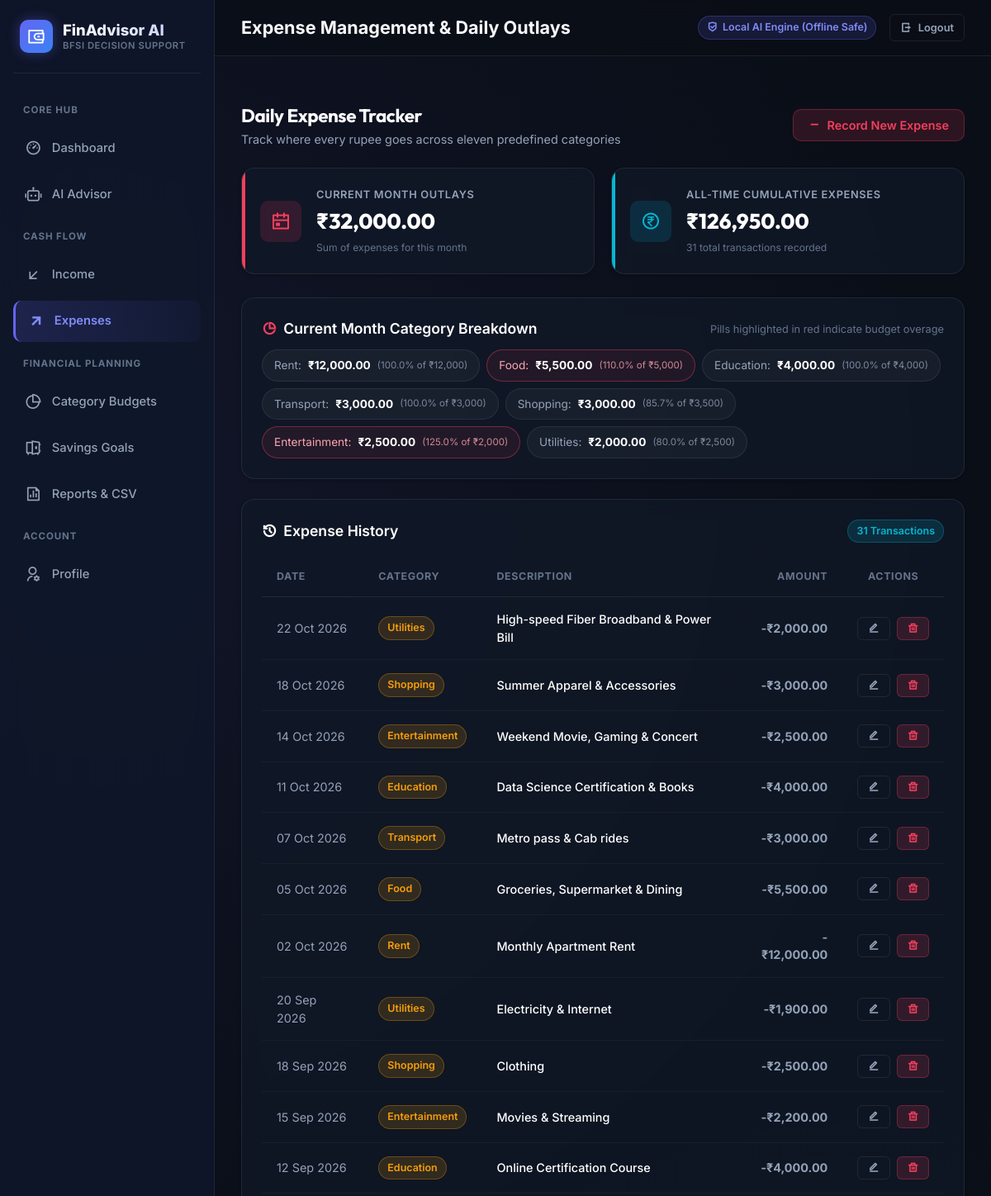
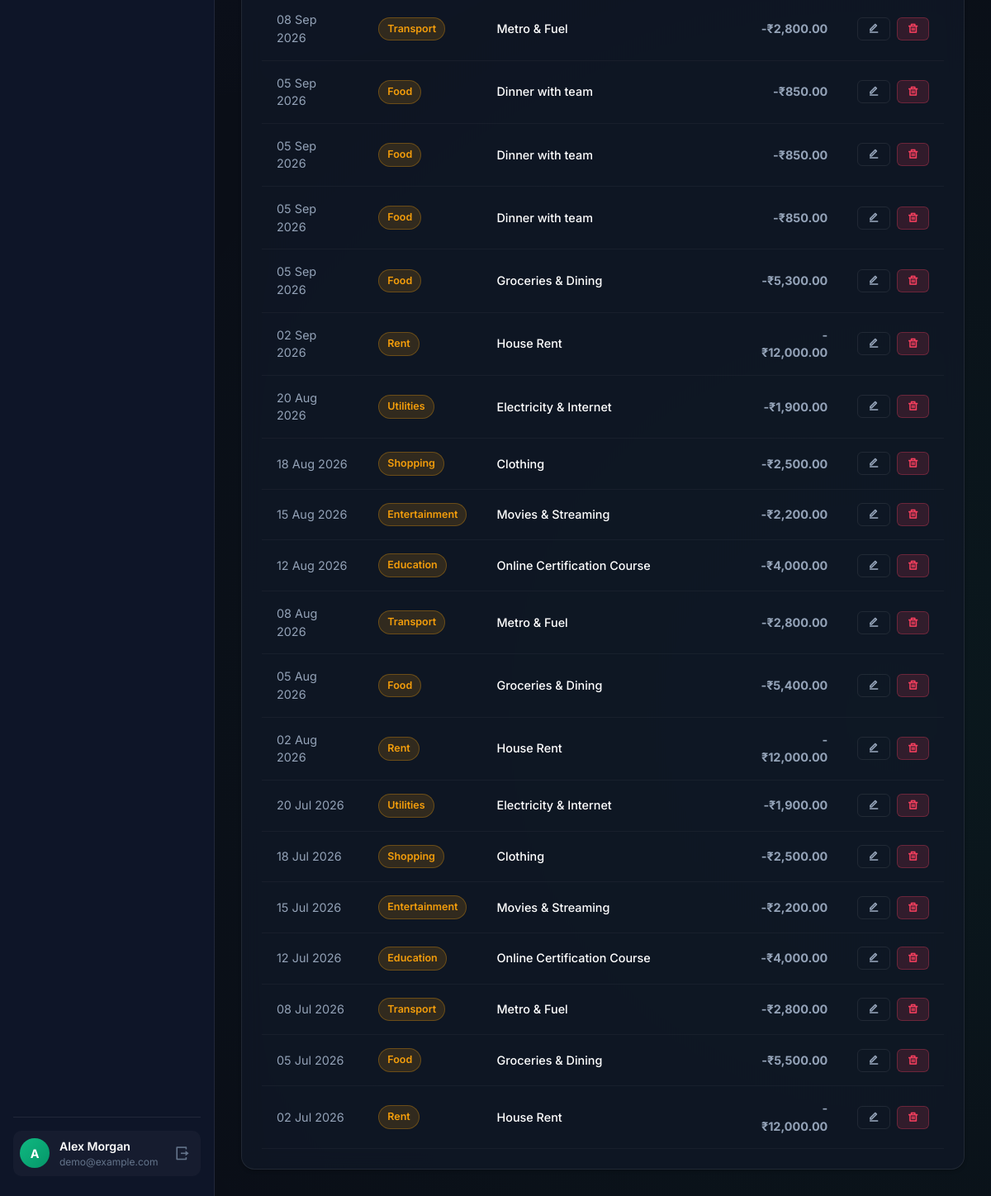
The page /expenses/ (signed in) on the database its author committed (2 pictures, top to bottom).
### models.py (models this page shows, shortened)
class User(UserMixin, db.Model):
    __tablename__ = 'users'
    id = db.Column(db.Integer, primary_key=True)
    name = db.Column(db.String(100), nullable=False)
    email = db.Column(db.String(120), unique=True, nullable=False, index=True)
    password_hash = db.Column(db.String(255), nullable=False)
    created_at = db.Column(db.DateTime, default=utc_now)
    incomes = db.relationship('Income', backref='user', lazy=True, cascade='all, delete-orphan')
    expenses = db.relationship('Expense', backref='user', lazy=True, cascade='all, delete-orphan')
    budgets = db.relationship('Budget', backref='user', lazy=True, cascade='all, delete-orphan')
    savings_goals = db.relationship('SavingsGoal', backref='user', lazy=True, cascade='all, delete-orphan')

class Budget(db.Model):
    __tablename__ = 'budgets'
    id = db.Column(db.Integer, primary_key=True)
    user_id = db.Column(db.Integer, db.ForeignKey('users.id'), nullable=False, index=True)
    category = db.Column(db.String(50), nullable=False)
    amount = db.Column(db.Float, nullable=False)
    created_at = db.Column(db.DateTime, default=utc_now)
    __table_args__ = (
        db.UniqueConstraint('user_id', 'category', name='unique_user_category_budget'),
    )

class Expense(db.Model):
    __tablename__ = 'expenses'
    CATEGORIES = [
        'Food', 'Rent', 'Transport', 'Education', 'Healthcare',
        'Shopping', 'Entertainment', 'Utilities', 'Bills', 'Travel', 'Other'
    ]
    id = db.Column(db.Integer, primary_key=True)
    user_id = db.Column(db.Integer, db.ForeignKey('users.id'), nullable=False, index=True)
    amount = db.Column(db.Float, nullable=False)
    category = db.Column(db.String(50), nullable=False, default='Food')
    date = db.Column(db.Date, nullable=False, default=date.today)
    description = db.Column(db.String(255), nullable=True)
    created_at = db.Column(db.DateTime, default=utc_now)

### routes/expenses.py (the view)
@expenses_bp.route('/')
@login_required
def index():
    today = date.today()
    expenses = Expense.query.filter_by(user_id=current_user.id).order_by(Expense.date.desc(), Expense.id.desc()).all()
    cur_month_expenses = [e for e in expenses if e.date.year == today.year and e.date.month == today.month]
    cur_month_total = sum(e.amount for e in cur_month_expenses)
    all_time_total = sum(e.amount for e in expenses)
    category_totals = {}
    for e in cur_month_expenses:
        category_totals[e.category] = category_totals.get(e.category, 0.0) + e.amount
    budgets = {b.category: b.amount for b in Budget.query.filter_by(user_id=current_user.id).all()}
    category_breakdown = []
    for cat in Expense.CATEGORIES:
        spent = category_totals.get(cat, 0.0)
        limit = budgets.get(cat, 0.0)
        if spent > 0 or limit > 0:
            category_breakdown.append({
                'category': cat,
                'spent': spent,
                'limit': limit,
                'pct': round((spent / limit * 100), 1) if limit > 0 else 0.0,
                'exceeded': limit > 0 and spent > limit
            })
    category_breakdown.sort(key=lambda x: x['spent'], reverse=True)
    return render_template(
        'expenses.html',
        expenses=expenses,
        cur_month_total=cur_month_total,
        all_time_total=all_time_total,
        category_breakdown=category_breakdown,
        categories=Expense.CATEGORIES,
        today_str=today.isoformat()
    )

### templates/expenses.html (shortened to what this page needs)
{% extends "base.html" %}
{% block page_title %}Expense Management & Daily Outlays{% endblock %}
{% block content %}
<div style="display: flex; justify-content: space-between; align-items: center; margin-bottom: 24px; flex-wrap: wrap; gap: 14px;">
  <div>
    <h2 style="font-size: 1.4rem;">Daily Expense Tracker</h2>
    <p style="color: var(--text-secondary); font-size: 0.9rem;">Track where every rupee goes across eleven predefined categories</p>
  </div>
  <button class="btn btn-danger" onclick="openModal('addExpenseModal')">
    <i class="ri-subtract-line"></i> Record New Expense
  </button>
</div>
<div class="stats-grid" style="grid-template-columns: repeat(auto-fit, minmax(280px, 1fr));">
  <div class="stat-card expense">
    <div class="stat-icon"><i class="ri-calendar-event-line"></i></div>
    <div class="stat-content">
      <div class="stat-label">Current Month Outlays</div>
      <div class="stat-value">{{ cur_month_total | inr }}</div>
      <div class="stat-subtext">Sum of expenses for this month</div>
    </div>
  </div>
  <div class="stat-card rate">
    <div class="stat-icon"><i class="ri-money-rupee-circle-line"></i></div>
    <div class="stat-content">
      <div class="stat-label">All-Time Cumulative Expenses</div>
      <div class="stat-value">{{ all_time_total | inr }}</div>
      <div class="stat-subtext">{{ expenses | length }} total transactions recorded</div>
    </div>
  </div>
</div>
{% if category_breakdown %}
<div class="card" style="margin-bottom: 24px;">
  <div class="card-header" style="margin-bottom: 12px;">
    <div class="card-title">
      <i class="ri-pie-chart-line" style="color: #f43f5e;"></i> Current Month Category Breakdown
    </div>
    <span style="font-size: 0.8rem; color: var(--text-muted);">Pills highlighted in red indicate budget overage</span>
  </div>
  <div class="category-pills" style="margin-bottom: 0;">
    {% for item in category_breakdown %}
      <div class="cat-pill {{ 'exceeded' if item.exceeded else '' }}">
        <span>{{ item.category }}:</span>
        <strong>{{ item.spent | inr }}</strong>
        {% if item.limit > 0 %}
          <span style="font-size: 0.72rem; opacity: 0.8;">({{ item.pct }}% of {{ item.limit | inr_int }})</span>
        {% endif %}
      </div>
    {% endfor %}
  </div>
</div>
{% endif %}
<div class="card">
  <div class="card-header">
    <div class="card-title">
      <i class="ri-history-line"></i> Expense History
    </div>
    <span class="badge badge-info">{{ expenses | length }} Transactions</span>
  </div>
  {% if expenses %}
  <div class="table-responsive">
    <table class="custom-table">
      <thead>
        <tr>
          <th>Date</th>
          <th>Category</th>
          <th>Description</th>
          <th style="text-align: right;">Amount</th>
          <th style="text-align: center;">Actions</th>
        </tr>
      </thead>
      <tbody>
        {% for exp in expenses %}
        <tr>
          <td>{{ exp.date.strftime('%d %b %Y') }}</td>
          <td><span class="badge badge-warning">{{ exp.category }}</span></td>
          <td style="color: #fff; font-weight: 500;">{{ exp.description or '-' }}</td>
          <td style="text-align: right;" class="amount-expense">-{{ exp.amount | inr }}</td>
          <td style="text-align: center;">
            <div style="display: flex; gap: 8px; justify-content: center;">
              <button class="btn btn-outline btn-sm" onclick="openEditExpense('{{ exp.id }}', '{{ exp.amount }}', '{{ exp.category }}', '{{ exp.date }}', '{{ exp.description or '' }}')">
                <i class="ri-edit-line"></i>
              </button>
              <form method="POST" action="{{ url_for('expenses.delete', id=exp.id) }}" onsubmit="return confirm('Delete this expense?');">
                <button type="submit" class="btn btn-danger btn-sm">
                  <i class="ri-delete-bin-line"></i>
                </button>
              </form>
            </div>
          </td>
        </tr>
        {% endfor %}
      </tbody>
    </table>
  </div>
  {% else %}
  <div style="text-align: center; padding: 40px; color: var(--text-muted);">
    <i class="ri-shopping-cart-2-line" style="font-size: 2.5rem; display: block; margin-bottom: 12px;"></i>
    No expense records found. Click "Record New Expense" above to start logging spending.
  </div>
  {% endif %}
</div>
{% endblock %}

### templates/base.html (shortened to what this page needs)
<!DOCTYPE html>
<html lang="en">
<head>
  <link href="https://cdn.jsdelivr.net/npm/remixicon@4.2.0/fonts/remixicon.css" rel="stylesheet">
  <link rel="stylesheet" href="{{ url_for('static', filename='css/style.css') }}">
</head>
<body>
  {% if current_user.is_authenticated %}
  <div class="app-layout">
    <aside class="sidebar">
      <div class="brand">
        <div class="brand-icon">
          <i class="ri-wallet-3-line"></i>
        </div>
        <div>
          <div class="brand-text">FinAdvisor AI</div>
          <div class="brand-tag">BFSI Decision Support</div>
        </div>
      </div>
      <ul class="nav-menu">
        <li class="nav-label">Core Hub</li>
        <li>
          <a href="{{ url_for('dashboard.index') }}" class="nav-link {% if request.blueprint == 'dashboard' %}active{% endif %}">
            <i class="ri-dashboard-3-line"></i>
            <span>Dashboard</span>
          </a>
        </li>
        <li>
          <a href="{{ url_for('advisor.index') }}" class="nav-link {% if request.blueprint == 'advisor' %}active{% endif %}">
            <i class="ri-robot-2-line"></i>
            <span>AI Advisor</span>
          </a>
        </li>
        <li class="nav-label">Cash Flow</li>
        <li>
          <a href="{{ url_for('income.index') }}" class="nav-link {% if request.blueprint == 'income' %}active{% endif %}">
            <i class="ri-arrow-left-down-line"></i>
            <span>Income</span>
          </a>
        </li>
        <li>
          <a href="{{ url_for('expenses.index') }}" class="nav-link {% if request.blueprint == 'expenses' %}active{% endif %}">
            <i class="ri-arrow-right-up-line"></i>
            <span>Expenses</span>
          </a>
        </li>
        <li class="nav-label">Financial Planning</li>
        <li>
          <a href="{{ url_for('budget.index') }}" class="nav-link {% if request.blueprint == 'budget' %}active{% endif %}">
            <i class="ri-pie-chart-2-line"></i>
            <span>Category Budgets</span>
          </a>
        </li>
        <li>
          <a href="{{ url_for('savings.index') }}" class="nav-link {% if request.blueprint == 'savings' %}active{% endif %}">
            <i class="ri-safe-2-line"></i>
            <span>Savings Goals</span>
          </a>
        </li>
        <li>
          <a href="{{ url_for('reports.index') }}" class="nav-link {% if request.blueprint == 'reports' %}active{% endif %}">
            <i class="ri-file-chart-line"></i>
            <span>Reports & CSV</span>
          </a>
        </li>
        <li class="nav-label">Account</li>
        <li>
          <a href="{{ url_for('profile.index') }}" class="nav-link {% if request.blueprint == 'profile' %}active{% endif %}">
            <i class="ri-user-settings-line"></i>
            <span>Profile</span>
          </a>
        </li>
      </ul>
      <div class="nav-footer">
        <div class="user-snippet">
          <div class="user-avatar">{{ current_user.name[0] | upper }}</div>
          <div class="user-info">
            <div class="user-name">{{ current_user.name }}</div>
            <div class="user-role">{{ current_user.email }}</div>
          </div>
          <a href="{{ url_for('auth.logout') }}" title="Logout" style="color: var(--text-muted); font-size: 1.2rem; padding: 4px;">
            <i class="ri-logout-box-r-line"></i>
          </a>
        </div>
      </div>
    </aside>
    <div class="main-wrapper">
      <header class="topbar">
        <div class="topbar-left">
          <div class="page-title">{% block page_title %}Dashboard Overview{% endblock %}</div>
        </div>
        <div class="topbar-right">
          <span class="badge badge-purple">
            <i class="ri-shield-check-line"></i> Local AI Engine (Offline Safe)
          </span>
          <a href="{{ url_for('auth.logout') }}" class="btn btn-outline btn-sm">
            <i class="ri-logout-box-r-line"></i> Logout
          </a>
        </div>
      </header>
      <main class="content-body">
        {% block content %}{% endblock %}
      </main>
    </div>
  </div>
  {% endif %}
</body>
</html>

### rows shown on the page
User: name "A", name "Alex Morgan", email "demo@example.com"
Budget: category "Rent", spent|inr "₹12,000.00", pct "100.0", limit|inr_int "₹12,000"
Budget: category "Food", spent|inr "₹5,500.00", pct "110.0", limit|inr_int "₹5,000"
Budget: category "Education", spent|inr "₹4,000.00", pct "100.0", limit|inr_int "₹4,000"
Budget: category "Transport", spent|inr "₹3,000.00", pct "100.0", limit|inr_int "₹3,000"
Budget: category "Shopping", spent|inr "₹3,000.00", pct "85.7", limit|inr_int "₹3,500"
Budget: category "Entertainment", spent|inr "₹2,500.00", pct "125.0", limit|inr_int "₹2,000"
Budget: category "Utilities", spent|inr "₹2,000.00", pct "80.0", limit|inr_int "₹2,500"
Expense: date "22 Oct 2026", category "Utilities", description "High-speed Fiber Broadband & Power Bill", amount|inr "₹2,000.00"
Expense: date "18 Oct 2026", category "Shopping", description "Summer Apparel & Accessories", amount|inr "₹3,000.00"
Expense: date "14 Oct 2026", category "Entertainment", description "Weekend Movie, Gaming & Concert", amount|inr "₹2,500.00"
Expense: date "11 Oct 2026", category "Education", description "Data Science Certification & Books", amount|inr "₹4,000.00"
Expense: date "07 Oct 2026", category "Transport", description "Metro pass & Cab rides", amount|inr "₹3,000.00"
Expense: date "05 Oct 2026", category "Food", description "Groceries, Supermarket & Dining", amount|inr "₹5,500.00"
Expense: date "02 Oct 2026", category "Rent", description "Monthly Apartment Rent", amount|inr "₹12,000.00"
Expense: date "20 Sep 2026", category "Utilities", description "Electricity & Internet", amount|inr "₹1,900.00"
Expense: date "18 Sep 2026", category "Shopping", description "Clothing", amount|inr "₹2,500.00"
Expense: date "15 Sep 2026", category "Entertainment", description "Movies & Streaming", amount|inr "₹2,200.00"
Expense: date "12 Sep 2026", category "Education", description "Online Certification Course", amount|inr "₹4,000.00"
Expense: date "08 Sep 2026", category "Transport", description "Metro & Fuel", amount|inr "₹2,800.00"
Expense: date "05 Sep 2026", category "Food", description "Dinner with team", amount|inr "₹850.00"
Expense: date "05 Sep 2026", category "Food", description "Dinner with team", amount|inr "₹850.00"
Expense: date "05 Sep 2026", category "Food", description "Dinner with team", amount|inr "₹850.00"
Expense: date "05 Sep 2026", category "Food", description "Groceries & Dining", amount|inr "₹5,300.00"
Expense: date "02 Sep 2026", category "Rent", description "House Rent", amount|inr "₹12,000.00"
Expense: date "20 Aug 2026", category "Utilities", description "Electricity & Internet", amount|inr "₹1,900.00"
Expense: date "18 Aug 2026", category "Shopping", description "Clothing", amount|inr "₹2,500.00"
Expense: date "15 Aug 2026", category "Entertainment", description "Movies & Streaming", amount|inr "₹2,200.00"
Expense: date "12 Aug 2026", category "Education", description "Online Certification Course", amount|inr "₹4,000.00"
Expense: date "08 Aug 2026", category "Transport", description "Metro & Fuel", amount|inr "₹2,800.00"
Expense: date "05 Aug 2026", category "Food", description "Groceries & Dining", amount|inr "₹5,400.00"
Expense: date "02 Aug 2026", category "Rent", description "House Rent", amount|inr "₹12,000.00"
Expense: date "20 Jul 2026", category "Utilities", description "Electricity & Internet", amount|inr "₹1,900.00"
Expense: date "18 Jul 2026", category "Shopping", description "Clothing", amount|inr "₹2,500.00"
Expense: date "15 Jul 2026", category "Entertainment", description "Movies & Streaming", amount|inr "₹2,200.00"
Expense: date "12 Jul 2026", category "Education", description "Online Certification Course", amount|inr "₹4,000.00"
Expense: date "08 Jul 2026", category "Transport", description "Metro & Fuel", amount|inr "₹2,800.00"
Expense: date "05 Jul 2026", category "Food", description "Groceries & Dining", amount|inr "₹5,500.00"
Expense: date "02 Jul 2026", category "Rent", description "House Rent", amount|inr "₹12,000.00"

### other values the page prints
{{ cur_month_total | inr }} "₹32,000.00"
{{ all_time_total | inr }} "₹126,950.00"
{{ expenses | length }} "31"
